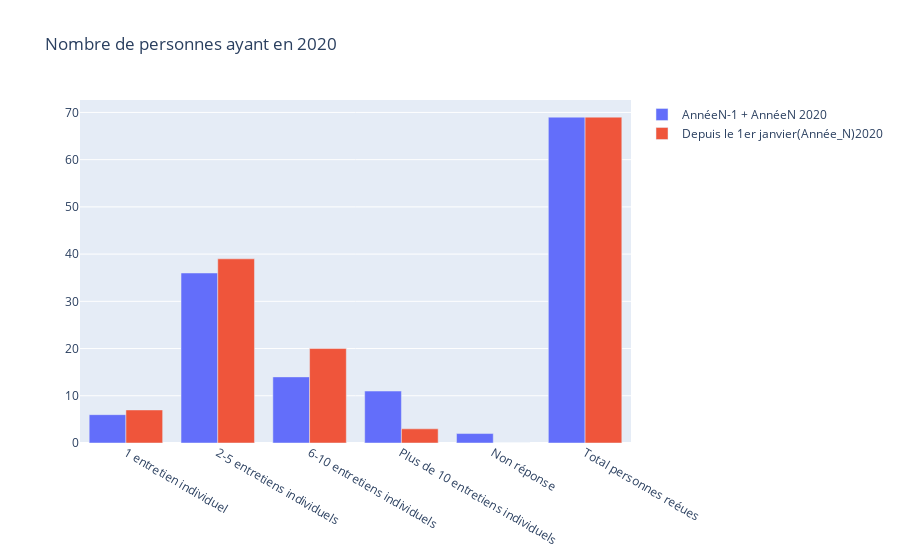

Notebook cell for this chart:
### Code cell
'Nombre de personnes ayant en 2020'

### Figure 1 — Plotly figure (JSON) as saved in the notebook; plotly's stock layout.template omitted (floating-point values rounded to 4 significant figures)
{"data": [{"name": "AnnéeN-1 + AnnéeN 2020", "type": "bar", "x": ["1 entretien individuel", "2-5 entretiens individuels", "6-10 entretiens individuels", "Plus de 10 entretiens individuels", "Non réponse", "Total personnes reéues"], "y": [6, 36, 14, 11, 2, 69]}, {"name": "Depuis le 1er janvier(Année_N)2020", "type": "bar", "x": ["1 entretien individuel", "2-5 entretiens individuels", "6-10 entretiens individuels", "Plus de 10 entretiens individuels", "Non réponse", "Total personnes reéues"], "y": [7, 39, 20, 3, 0, 69]}], "layout": {"barmode": "group", "title": {"text": "Nombre de personnes ayant en 2020"}}}
